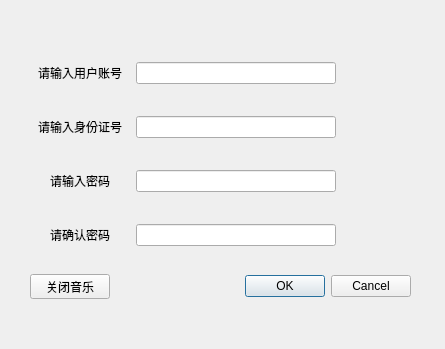
<?xml version="1.0" encoding="UTF-8"?>
<ui version="4.0">
 <class>user_close</class>
 <widget class="QDialog" name="user_close">
  <property name="geometry">
   <rect>
    <x>0</x>
    <y>0</y>
    <width>445</width>
    <height>349</height>
   </rect>
  </property>
  <property name="windowTitle">
   <string>Dialog</string>
  </property>
  <property name="styleSheet">
   <string notr="true">background-image: url(:/log1.jpg);</string>
  </property>
  <widget class="QWidget" name="gridLayoutWidget">
   <property name="geometry">
    <rect>
     <x>30</x>
     <y>40</y>
     <width>381</width>
     <height>281</height>
    </rect>
   </property>
   <layout class="QGridLayout" name="gridLayout">
    <item row="2" column="0">
     <widget class="QLabel" name="label_3">
      <property name="minimumSize">
       <size>
        <width>100</width>
        <height>30</height>
       </size>
      </property>
      <property name="maximumSize">
       <size>
        <width>100</width>
        <height>30</height>
       </size>
      </property>
      <property name="text">
       <string>请输入密码</string>
      </property>
      <property name="alignment">
       <set>Qt::AlignCenter</set>
      </property>
     </widget>
    </item>
    <item row="2" column="1">
     <widget class="QLineEdit" name="user_passward1">
      <property name="maximumSize">
       <size>
        <width>200</width>
        <height>16777215</height>
       </size>
      </property>
      <property name="sizeIncrement">
       <size>
        <width>200</width>
        <height>0</height>
       </size>
      </property>
      <property name="alignment">
       <set>Qt::AlignLeading|Qt::AlignLeft|Qt::AlignVCenter</set>
      </property>
     </widget>
    </item>
    <item row="4" column="1">
     <widget class="QDialogButtonBox" name="yesorno">
      <property name="standardButtons">
       <set>QDialogButtonBox::Cancel|QDialogButtonBox::Ok</set>
      </property>
     </widget>
    </item>
    <item row="4" column="0">
     <widget class="QPushButton" name="close_music">
      <property name="minimumSize">
       <size>
        <width>80</width>
        <height>25</height>
       </size>
      </property>
      <property name="maximumSize">
       <size>
        <width>80</width>
        <height>25</height>
       </size>
      </property>
      <property name="text">
       <string>关闭音乐</string>
      </property>
     </widget>
    </item>
    <item row="0" column="0">
     <widget class="QLabel" name="label_2">
      <property name="minimumSize">
       <size>
        <width>100</width>
        <height>30</height>
       </size>
      </property>
      <property name="maximumSize">
       <size>
        <width>100</width>
        <height>30</height>
       </size>
      </property>
      <property name="text">
       <string>请输入用户账号</string>
      </property>
      <property name="alignment">
       <set>Qt::AlignCenter</set>
      </property>
     </widget>
    </item>
    <item row="1" column="0">
     <widget class="QLabel" name="label">
      <property name="minimumSize">
       <size>
        <width>100</width>
        <height>30</height>
       </size>
      </property>
      <property name="maximumSize">
       <size>
        <width>100</width>
        <height>30</height>
       </size>
      </property>
      <property name="text">
       <string>请输入身份证号</string>
      </property>
      <property name="alignment">
       <set>Qt::AlignCenter</set>
      </property>
     </widget>
    </item>
    <item row="1" column="1">
     <widget class="QLineEdit" name="user_id">
      <property name="maximumSize">
       <size>
        <width>200</width>
        <height>16777215</height>
       </size>
      </property>
      <property name="sizeIncrement">
       <size>
        <width>200</width>
        <height>0</height>
       </size>
      </property>
     </widget>
    </item>
    <item row="0" column="1">
     <widget class="QLineEdit" name="user_num">
      <property name="maximumSize">
       <size>
        <width>200</width>
        <height>16777215</height>
       </size>
      </property>
      <property name="sizeIncrement">
       <size>
        <width>200</width>
        <height>0</height>
       </size>
      </property>
     </widget>
    </item>
    <item row="3" column="0">
     <widget class="QLabel" name="label_4">
      <property name="minimumSize">
       <size>
        <width>100</width>
        <height>30</height>
       </size>
      </property>
      <property name="maximumSize">
       <size>
        <width>100</width>
        <height>30</height>
       </size>
      </property>
      <property name="text">
       <string>请确认密码</string>
      </property>
      <property name="alignment">
       <set>Qt::AlignCenter</set>
      </property>
     </widget>
    </item>
    <item row="3" column="1">
     <widget class="QLineEdit" name="user_passward2">
      <property name="maximumSize">
       <size>
        <width>200</width>
        <height>16777215</height>
       </size>
      </property>
      <property name="sizeIncrement">
       <size>
        <width>200</width>
        <height>0</height>
       </size>
      </property>
      <property name="alignment">
       <set>Qt::AlignLeading|Qt::AlignLeft|Qt::AlignVCenter</set>
      </property>
     </widget>
    </item>
   </layout>
  </widget>
 </widget>
 <resources/>
 <connections/>
</ui>
